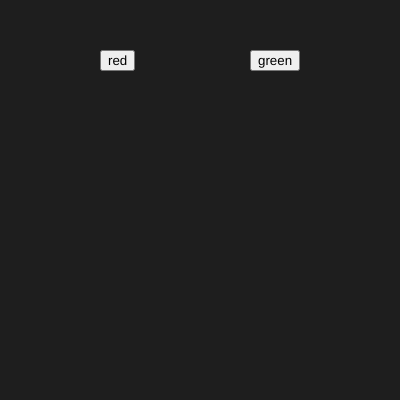
Frame 1 (no input)
Frame 60 (no input): identical to frame 1, image omitted
Frame 120 (the mouse pressed at the canvas centre since frame 60): identical to frame 1, image omitted

The p5.js sketch that drew this single still picture (run headless with seeded random() and noise() and a simulated clock; from frame 60 on, the mouse is pressed at the canvas centre):

// p5.js sketch
// ── sketch.js
var btn_red
var btn_green
function setup() {
  createCanvas(400,400);
  btn_red=createButton("red");
  btn_red.position(100,50);
  btn_red.mousePressed(red_gb);

  btn_green=createButton("green");
  btn_green.position(250,50);
  btn_green.mousePressed(green_gb);
}
function red_gb()
{
r=255;
g=0;
b=0;
}


function green_gb()
{
r=0;
g=255;
b=0;
}
function draw() 
{
  background(30);

}
